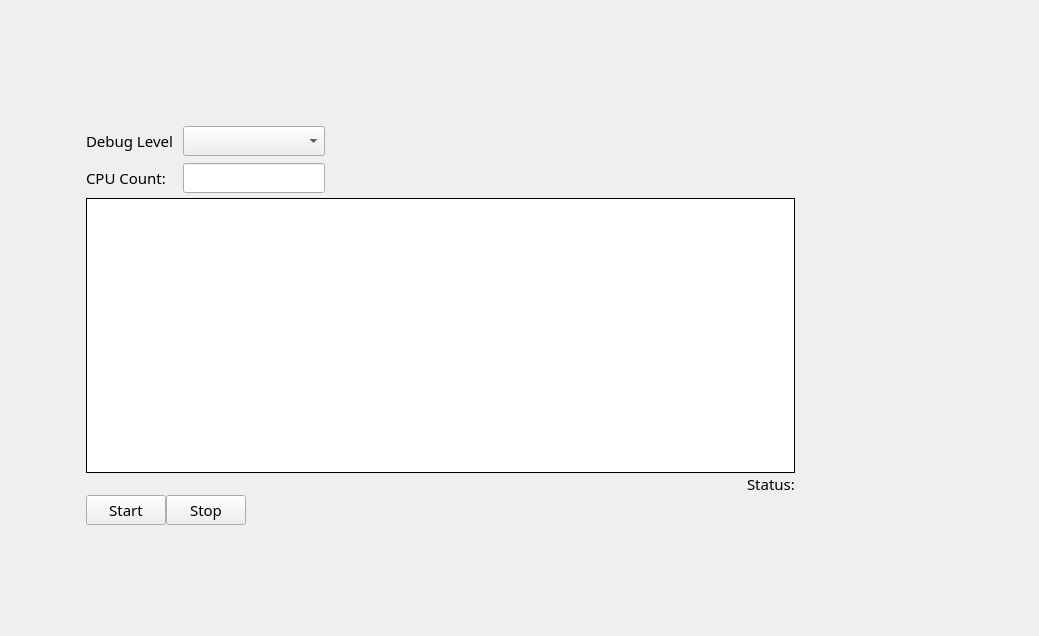
<?xml version="1.0" encoding="UTF-8"?>
<ui version="4.0">
 <class>Form</class>
 <widget class="QWidget" name="Form">
  <property name="geometry">
   <rect>
    <x>0</x>
    <y>0</y>
    <width>1039</width>
    <height>636</height>
   </rect>
  </property>
  <property name="windowTitle">
   <string>Form</string>
  </property>
  <widget class="QWidget" name="verticalLayoutWidget">
   <property name="geometry">
    <rect>
     <x>80</x>
     <y>120</y>
     <width>721</width>
     <height>411</height>
    </rect>
   </property>
   <layout class="QVBoxLayout" name="verticalLayout">
    <property name="spacing">
     <number>0</number>
    </property>
    <property name="leftMargin">
     <number>6</number>
    </property>
    <property name="topMargin">
     <number>6</number>
    </property>
    <property name="rightMargin">
     <number>6</number>
    </property>
    <property name="bottomMargin">
     <number>6</number>
    </property>
    <item>
     <layout class="QGridLayout" name="gridLayout">
      <property name="bottomMargin">
       <number>5</number>
      </property>
      <property name="horizontalSpacing">
       <number>10</number>
      </property>
      <property name="verticalSpacing">
       <number>7</number>
      </property>
      <item row="1" column="0">
       <widget class="QLabel" name="cpuLab">
        <property name="font">
         <font>
          <family>Figtree Light</family>
          <pointsize>11</pointsize>
         </font>
        </property>
        <property name="text">
         <string>CPU Count:</string>
        </property>
       </widget>
      </item>
      <item row="0" column="1">
       <widget class="QComboBox" name="debugIn">
        <property name="sizePolicy">
         <sizepolicy hsizetype="Minimum" vsizetype="Fixed">
          <horstretch>0</horstretch>
          <verstretch>0</verstretch>
         </sizepolicy>
        </property>
        <property name="font">
         <font>
          <family>Figtree Light</family>
          <pointsize>11</pointsize>
         </font>
        </property>
       </widget>
      </item>
      <item row="0" column="0">
       <widget class="QLabel" name="debugLab">
        <property name="font">
         <font>
          <family>Figtree Light</family>
          <pointsize>11</pointsize>
         </font>
        </property>
        <property name="text">
         <string>Debug Level</string>
        </property>
       </widget>
      </item>
      <item row="1" column="1">
       <widget class="QLineEdit" name="cpuIn">
        <property name="sizePolicy">
         <sizepolicy hsizetype="Fixed" vsizetype="Fixed">
          <horstretch>0</horstretch>
          <verstretch>0</verstretch>
         </sizepolicy>
        </property>
        <property name="font">
         <font>
          <family>Figtree Light</family>
          <pointsize>11</pointsize>
         </font>
        </property>
       </widget>
      </item>
      <item row="0" column="2">
       <spacer name="horizontalSpacer">
        <property name="orientation">
         <enum>Qt::Horizontal</enum>
        </property>
        <property name="sizeHint" stdset="0">
         <size>
          <width>40</width>
          <height>20</height>
         </size>
        </property>
       </spacer>
      </item>
      <item row="1" column="2">
       <spacer name="horizontalSpacer_2">
        <property name="orientation">
         <enum>Qt::Horizontal</enum>
        </property>
        <property name="sizeHint" stdset="0">
         <size>
          <width>40</width>
          <height>20</height>
         </size>
        </property>
       </spacer>
      </item>
     </layout>
    </item>
    <item>
     <widget class="QTextEdit" name="progOut">
      <property name="sizePolicy">
       <sizepolicy hsizetype="Expanding" vsizetype="Expanding">
        <horstretch>0</horstretch>
        <verstretch>0</verstretch>
       </sizepolicy>
      </property>
      <property name="font">
       <font>
        <family>Figtree Light</family>
        <pointsize>11</pointsize>
       </font>
      </property>
      <property name="frameShape">
       <enum>QFrame::Box</enum>
      </property>
      <property name="frameShadow">
       <enum>QFrame::Plain</enum>
      </property>
      <property name="lineWidth">
       <number>1</number>
      </property>
      <property name="readOnly">
       <bool>true</bool>
      </property>
     </widget>
    </item>
    <item>
     <layout class="QHBoxLayout" name="horizontalLayout_2">
      <item>
       <spacer name="horizontalSpacer_4">
        <property name="orientation">
         <enum>Qt::Horizontal</enum>
        </property>
        <property name="sizeHint" stdset="0">
         <size>
          <width>40</width>
          <height>20</height>
         </size>
        </property>
       </spacer>
      </item>
      <item>
       <widget class="QLabel" name="statusLab">
        <property name="font">
         <font>
          <family>Figtree Light</family>
          <pointsize>11</pointsize>
         </font>
        </property>
        <property name="text">
         <string>Status:</string>
        </property>
       </widget>
      </item>
     </layout>
    </item>
    <item>
     <layout class="QHBoxLayout" name="horizontalLayout">
      <item>
       <widget class="QPushButton" name="startBut">
        <property name="font">
         <font>
          <family>Figtree Light</family>
          <pointsize>11</pointsize>
         </font>
        </property>
        <property name="text">
         <string>Start</string>
        </property>
       </widget>
      </item>
      <item>
       <widget class="QPushButton" name="stopBut">
        <property name="font">
         <font>
          <family>Figtree Light</family>
          <pointsize>11</pointsize>
         </font>
        </property>
        <property name="text">
         <string>Stop</string>
        </property>
       </widget>
      </item>
      <item>
       <spacer name="horizontalSpacer_3">
        <property name="orientation">
         <enum>Qt::Horizontal</enum>
        </property>
        <property name="sizeHint" stdset="0">
         <size>
          <width>40</width>
          <height>20</height>
         </size>
        </property>
       </spacer>
      </item>
     </layout>
    </item>
   </layout>
  </widget>
 </widget>
 <resources/>
 <connections/>
</ui>
